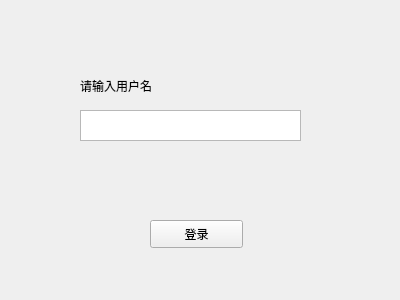
<?xml version="1.0" encoding="UTF-8"?>
<ui version="4.0">
 <class>Form</class>
 <widget class="QWidget" name="Form">
  <property name="geometry">
   <rect>
    <x>0</x>
    <y>0</y>
    <width>400</width>
    <height>300</height>
   </rect>
  </property>
  <property name="windowTitle">
   <string>Form</string>
  </property>
  <widget class="QPushButton" name="pushButton">
   <property name="geometry">
    <rect>
     <x>150</x>
     <y>220</y>
     <width>93</width>
     <height>28</height>
    </rect>
   </property>
   <property name="text">
    <string>登录</string>
   </property>
  </widget>
  <widget class="QTextEdit" name="textEdit">
   <property name="geometry">
    <rect>
     <x>80</x>
     <y>110</y>
     <width>221</width>
     <height>31</height>
    </rect>
   </property>
  </widget>
  <widget class="QLabel" name="label">
   <property name="geometry">
    <rect>
     <x>80</x>
     <y>70</y>
     <width>91</width>
     <height>31</height>
    </rect>
   </property>
   <property name="text">
    <string>请输入用户名</string>
   </property>
  </widget>
 </widget>
 <resources/>
 <connections>
  <connection>
   <sender>pushButton</sender>
   <signal>clicked()</signal>
   <receiver>Form</receiver>
   <slot>LoginButton_Clicked()</slot>
   <hints>
    <hint type="sourcelabel">
     <x>225</x>
     <y>236</y>
    </hint>
    <hint type="destinationlabel">
     <x>144</x>
     <y>233</y>
    </hint>
   </hints>
  </connection>
 </connections>
 <slots>
  <slot>LoginButton_Clicked()</slot>
 </slots>
</ui>
